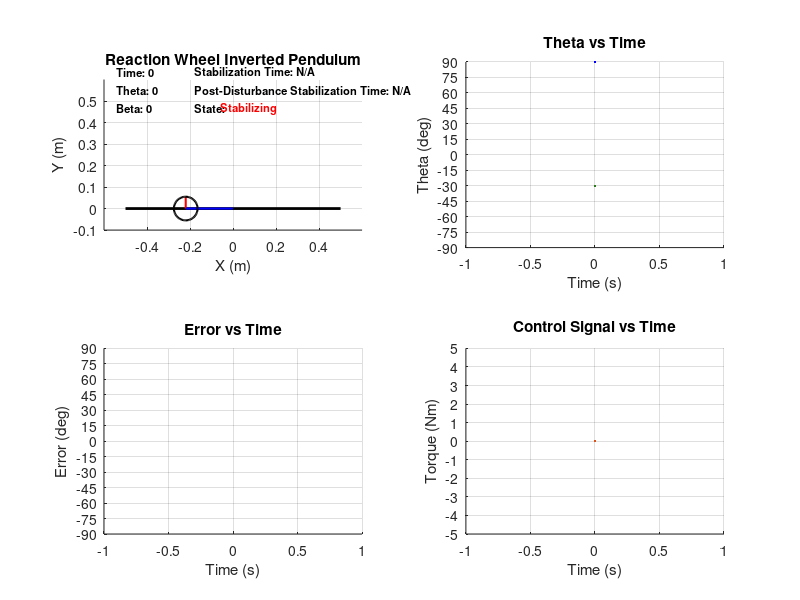

Write MATLAB code to recreate this figure. (Note: this script raises an error after producing the figure.)
%% main

%% Parameters
clc;
clear all;

Mw = 0.55;
Mp = 0.14;
Jw = 4.36*10^(-3);
Jp = 0.69*10^(-3);
L = 0.22;
Lp = 0.11;
g = 9.81;
r = 0.11/2;

% Aux Variables
a = (Mp*Lp + Mw*L)*g;
b = Mp*Lp^2 + Mw*L^2 + Jp;

%% Initial conditions
theta_0 = pi/2;
dd_theta_0 = 0;
v_theta_0 = [theta_0, dd_theta_0];

beta_0 = 0;
d_beta_0 = 0;
v_beta_0 = [beta_0, d_beta_0];

torque_in = 0;
torque_limit = 5;

reference = -pi/6; % Desired angle
theta_Q = reference;
torque_Q = 0;

%% Initialize Graphic
f1 = figure;
subplot(2,2,1);  % Create subplot for drawing
hold on;
grid on;

axis equal
xlabel('X (m)');
ylabel('Y (m)');
title('Reaction Wheel Inverted Pendulum')

% Initial positions
xw = -L*sin(theta_0); % Wheel x center
yw = L*cos(theta_0); % Wheel y center

xw_end = xw - r*sin(beta_0); % Wheel x end
yw_end = yw + r*cos(beta_0); % Wheel y end

pos_wheel = [xw-r, yw-r, r*2, r*2]; %[x y w h]

base = plot([-0.5, 0.5],[0, 0],'k','LineWidth',2); % Base line

radious = plot([xw, xw_end],[yw, yw_end],'r','LineWidth',1.5); % Pendulum rod
pendulum = plot([0, xw],[0, yw],'b','LineWidth',1.5); % Pendulum rod
wheel = rectangle('Position',pos_wheel,'Curvature',[1 1], 'LineWidth',1.5);

axis equal
axis(gca,'equal');
xlim([-0.6 0.6]);
ylim([-0.1 0.6]);

text_handle = text(0.05, 0.95, 'Time: 0', 'Units', 'normalized', 'FontSize', 8, 'FontWeight', 'bold');
theta_text_handle = text(0.05, 0.85, 'Theta: 0', 'Units', 'normalized', 'FontSize', 8, 'FontWeight', 'bold');
beta_text_handle = text(0.05, 0.75, 'Beta: 0', 'Units', 'normalized', 'FontSize', 8, 'FontWeight', 'bold');
stabilization_text_handle = text(0.35, 0.95, 'Stabilization Time: N/A', 'Units', 'normalized', 'FontSize', 8, 'FontWeight', 'bold');
post_disturbance_stabilization_text_handle = text(0.35, 0.85, 'Post-Disturbance Stabilization Time: N/A', 'Units', 'normalized', 'FontSize', 8, 'FontWeight', 'bold');
state_frame_text_handle = text(0.35, 0.75, 'State:', 'Units', 'normalized', 'FontSize', 8, 'FontWeight', 'bold');
state_text_handle = text(0.45, 0.75, 'Stabilizing', 'Units', 'normalized', 'FontSize', 8, 'FontWeight', 'bold', 'Color', 'r');

% Initial values for information plots
theta_values = [rad2deg(theta_0)];
time_values = [0];
ref_values = [rad2deg(reference)];
error_values = [rad2deg(reference-theta_0)];
torque_values = [torque_in];

subplot(2,2,2);  % Create subplot for theta vs time
hold on;
theta_plot = plot(time_values, theta_values, 'b');
ref_plot = plot(time_values, ref_values, 'Color', [0.1725 0.4784 0.1059], 'LineStyle','--');
ylim([-90 90]);
yticks(-90:15:90);
xlabel('Time (s)');
ylabel('Theta (deg)');
title('Theta vs Time');
grid on;

subplot(2,2,3);
hold on;
error_plot = plot(time_values, error_values, 'Color', [0.6350 0.0780 0.1840]);
ylim([-90 90]);
yticks(-90:15:90);
xlabel('Time (s)');
ylabel('Error (deg)');
title('Error vs Time');
grid on;

subplot(2,2,4);
hold on;
control_signal_plot = plot(time_values, torque_values, 'Color', [0.8500 0.3250 0.0980]);
ylim([-torque_limit torque_limit]);
yticks(-torque_limit : ceil((torque_limit*2)/10): torque_limit);
xlabel('Time (s)');
ylabel('Torque (Nm)');
title('Control Signal vs Time');
grid on;

time_skip = 0.001;
time = 0;

%% Controllers discretization

% PID Parameters
kp = -220;
ki = 0;
kd = 17;

% Controller initial conditions
error_prev = 0;
error_prev_prev = 0;

% Disturbance parameters
disturbance_interval = 2 * 1000;
disturbance_counter = 0;

% Stabilization text setting
stabilization_counter = 0;
stable_state = false;
post_disturbance_stable_state = false;
stable_text = 'Stabilization Time: N/A';
post_disturbance_stable_text = 'Post-Disturbance Stabilization Time: N/A';
state_frame_text = 'State';
state_text = 'Stabilizing';
threshold = 0.1;  % Threshold for considering the pendulum stabilized
stable_time = 0;
post_disturbance_stable_time = 0;
stabilization_period = 1;  % Time in seconds to consider the system stabilized
stabilization_count = round(stabilization_period / time_skip);

disturbance_applied = false;

%% Main Loop

while true %time <= 10
    % Time
    disturbance_counter = disturbance_counter + 1;
    time = time + time_skip;
    text = ['Time:', num2str(time)];

    % Update Variables
    [~, f_theta] = ode45(@(t,y) theta_model(t, y, a, b, torque_in, theta_Q, torque_Q), [0,time_skip], v_theta_0);
    [~, f_beta] = ode45(@(t,y) beta_model(t, y, Jw, torque_in, torque_Q),[0 time_skip], v_beta_0);
    
    v_theta = f_theta(end, :);
    v_beta = f_beta(end, :);
    theta = wrapToPi(v_theta(1));
    beta = wrapToPi(v_beta(1));

    % Update Controller Variables
    error = reference - theta;  % Update actual error
    
    % PID Control Signal
    torque_in = kp*(error - error_prev) + ...
        ki*error*time_skip + ...
        kd*((error - 2*error_prev + error_prev_prev)/time_skip);
    
    % Limit max torque
    if torque_in < -torque_limit
        torque_in = -torque_limit;
    elseif torque_in > torque_limit
        torque_in = torque_limit;
    end

    % Get time of stabilization
    if ~stable_state                
        if abs(error) < threshold  % Theta stable condition
            stabilization_counter = stabilization_counter + 1;
            if stabilization_counter >= stabilization_count
                stable_state = true;
                stable_time = time;
                stable_text = ['Stabilization Time:', num2str(stable_time)];
                state_text = 'Stable';
                set(state_text_handle, 'String', state_text, 'Color', 'g');
            end      
        else
            stabilization_counter = 0;
        end
    end

    % Add input disturbance
    if disturbance_interval <= disturbance_counter && disturbance_counter < disturbance_interval + 500
        torque_in = torque_in + input_disturbance(time);
        disturbance_applied = true;
        post_disturbance_stable_state = false;
        stabilization_counter = 0;
        state_text = 'Applying disturbance';
        set(state_text_handle, 'String', state_text, 'Color', 'b');

    % Impulse disturbance
    elseif disturbance_counter >= disturbance_interval + 500
        disturbance_counter = 0;
        state_text = 'Stabilizing';
        set(state_text_handle, 'String', state_text, 'Color', 'r');
    end
    
    % Check Post-Disturbance stabilization
    if disturbance_applied && ~post_disturbance_stable_state
        if abs(error) < threshold % Theta stable condition
            stabilization_counter = stabilization_counter + 1;
            if stabilization_counter >= stabilization_count
                post_disturbance_stable_state = true;
                post_disturbance_stable_time = time - disturbance_interval * time_skip - 0.5;
                post_disturbance_stable_text = ['Post-Disturbance Stabilization Time:', num2str(post_disturbance_stable_time)];
                state_text = 'Stable';
                set(state_text_handle, 'String', state_text, 'Color', 'g');
            end
        else
            stabilization_counter = 0;
        end
    end

    % Update Positions
    xw = -L*sin(theta); % Wheel x center
    yw = L*cos(theta); % Wheel y center
    
    xw_end = xw -  r*sin(beta); % Wheel x end
    yw_end = yw + r*cos(beta); % Wheel y end

    pos_wheel = [xw-r, yw-r, r*2, r*2]; % [x y w h]

    % Update initial conditions for next iteration
    v_theta_0 = v_theta;
    v_beta_0 = v_beta;
    
    % Update values for information plots
    theta_values = [theta_values, rad2deg(theta)];
    time_values = [time_values, time];
    ref_values = [ref_values, rad2deg(reference)];
    error_values = [error_values, rad2deg(error)];
    torque_values = [torque_values, torque_in];

    % Draw information plots
    plot(time_values, theta_values, 'b', time_values, ref_values, 'r--');
    set(theta_plot, 'XData', time_values, 'YData', theta_values);
    set(ref_plot, 'XData', time_values, 'YData', ref_values);
    set(error_plot, 'XData', time_values, 'YData', error_values);
    set(control_signal_plot, 'XData', time_values, 'YData', torque_values);


    % Draw simulation plot
    theta_text = ['Theta:', num2str(rad2deg(theta))];
    beta_text = ['Beta:', num2str(rad2deg(beta))];
    set(stabilization_text_handle, 'String', stable_text);
    set(post_disturbance_stabilization_text_handle, 'String', post_disturbance_stable_text);
    set(theta_text_handle, 'String', theta_text, 'Color', 'b');
    set(beta_text_handle, 'String', beta_text, 'Color', 'r');
    set(text_handle, 'String', text);
    set(pendulum,'XData',[0, xw],'YData',[0, yw]);
    set(radious,'XData',[xw, xw_end], 'YData', [yw, yw_end]);
    set(wheel, 'Position',pos_wheel,'Curvature',[1 1]);
    drawnow update;

    % Update previous errors and torque
    error_prev_prev = error_prev;
    error_prev = error;  % Update previous error

    pause(time_skip);
end

function v_theta = theta_model(~, y, a, b, torque_in, theta_Q, torque_Q)
    v_theta = zeros(2,1);  % Initialize a 2x1 null-vector ([0,0])
    v_theta(1) = y(2);  % Theta
    v_theta(2) = (-a*cos(theta_Q)*(y(1) - theta_Q) - (torque_in - torque_Q))/b; % ddtheta
end

function v_beta = beta_model(~, y, Jw, torque_in, torque_Q)
    v_beta = zeros(2,1);  % Initialize a 2x1 null-vector ([0,0])
    v_beta(1) = y(2);  % Beta
    v_beta(2) = (torque_in - torque_Q)/Jw;  % ddbeta
end

function disturbance = input_disturbance(time)
    % Sinusoidal disturbance
    amplitude = 10;
    frequency = 0.5; % 1 Hz
    disturbance = amplitude * sin(2 * pi * frequency * time);

    % Constant disturbance
    %disturbance = amplitude;
end
